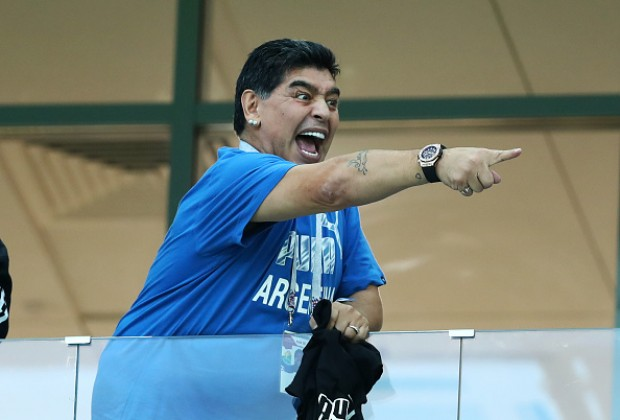
#> input picture imagenes/diegote.jpg, 620 x 420 px
$ python 1-a.py
#> lines starting #> are read from the running program, lines starting #| are printed output that depends on the picture
### p3-filtros-bordes/filters.py
import cv2
import numpy as np
import math

#convolution
def apply_filter_to_channel(img, filter):
  kernel = cv2.rotate(cv2.rotate(filter, cv2.ROTATE_90_CLOCKWISE), cv2.ROTATE_90_CLOCKWISE)
  new_channel = img.copy()
  rows = img.shape[0]
#> rows = 420
  cols = img.shape[1]
#> cols = 620
  rows_border_size = math.floor(kernel.shape[0] / 2)
  cols_border_size = math.floor(kernel.shape[1] / 2)

  for i in range(rows_border_size, rows - rows_border_size):
    for j in range(cols_border_size, cols - cols_border_size):
      row_from = i - rows_border_size
      col_from = j - cols_border_size
      row_to = i + rows_border_size
      col_to = j + cols_border_size

      if (kernel.shape[0] % 2 != 0):
        row_to = row_to + 1
      if (kernel.shape[1] % 2 != 0):
        col_to = col_to + 1
      #print(cols)
      #print (col_to)
      #print(img[row_from : row_to, col_from : col_to])
      matrix_with_filter = cv2.multiply(np.array(img[row_from : row_to, col_from : col_to], dtype='float32'), kernel)
      new_value = cv2.sumElems(matrix_with_filter)[0]
      if (new_value < 0):
        new_value = 0

      new_channel[i][j] = new_value
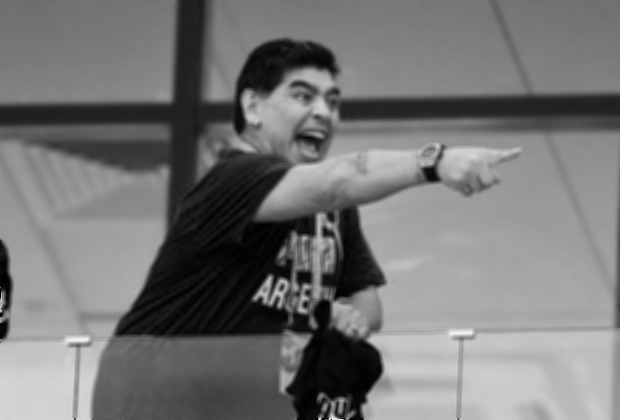
#> new_channel: shape (420, 620); min 0, max 251, mean 117.9

  return np.array(new_channel, dtype='uint8')

# [4 lines left out: function apply_filter_one_channel, not called in this run]

def apply_filter(image, filter):
  new_image = image.copy()
  if (len(new_image.shape) == 3):
    new_image[:, :, 0] = apply_filter_to_channel(image[:, :, 0], filter)
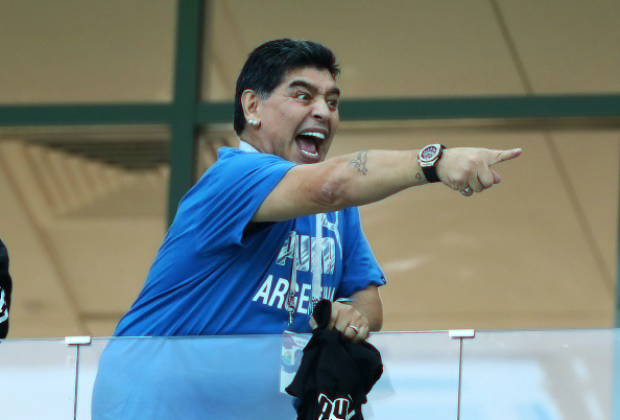
#> new_image: shape (420, 620, 3); mean R, G, B 117.9, 129, 123.8
    new_image[:, :, 1] = apply_filter_to_channel(image[:, :, 1], filter)
#> after the loop in apply_filter_to_channel (call 2), `for i in range(rows_border_size, rows - rows_border_size):`:
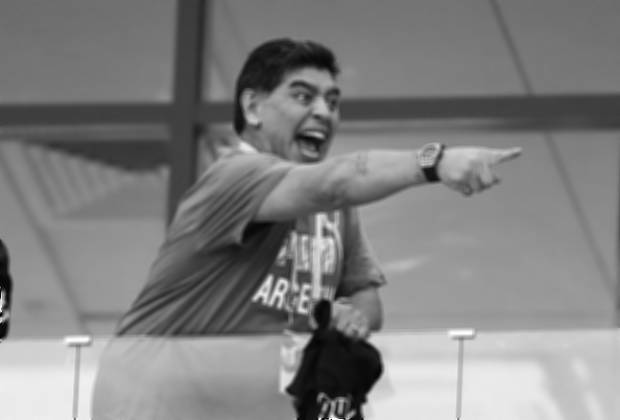
#> new_channel: shape (420, 620); min 2, max 255, mean 128.5
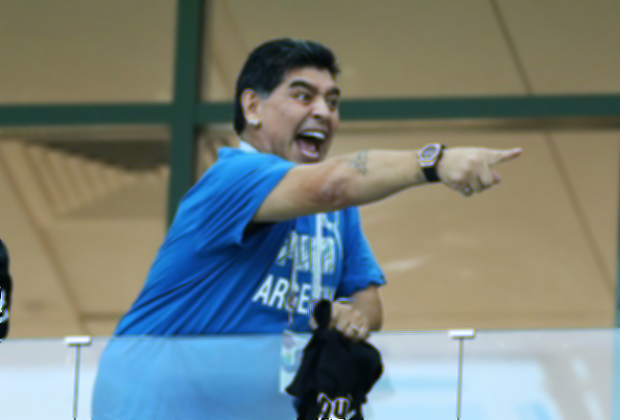
#> new_image: shape (420, 620, 3); mean R, G, B 117.9, 128.5, 123.8
    new_image[:, :, 2] = apply_filter_to_channel(image[:, :, 2], filter)
#> in apply_filter_to_channel (call 3), `new_channel = img.copy()`:
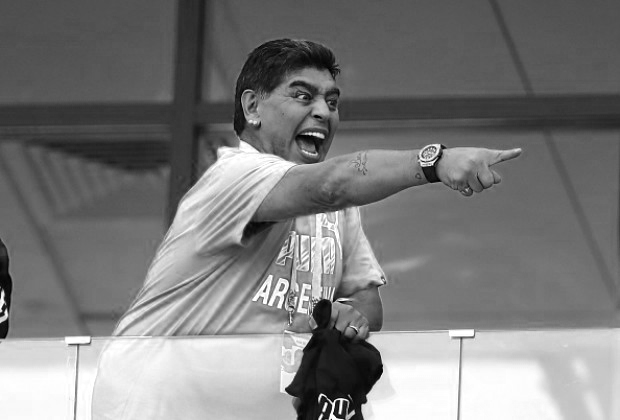
#> new_channel: shape (420, 620); min 0, max 255, mean 123.8
#> after the loop in apply_filter_to_channel (call 3), `for i in range(rows_border_size, rows - rows_border_size):`:
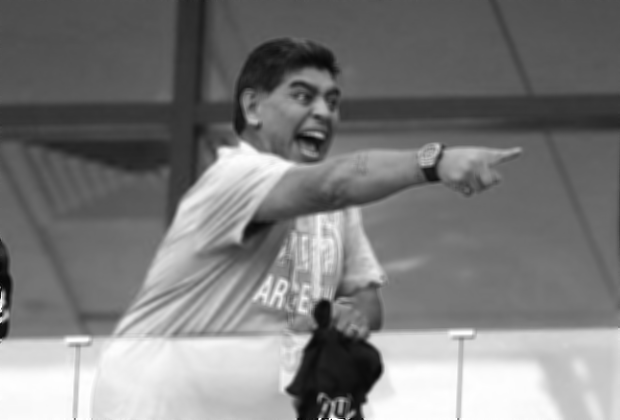
#> new_channel: shape (420, 620); min 5, max 255, mean 123.3
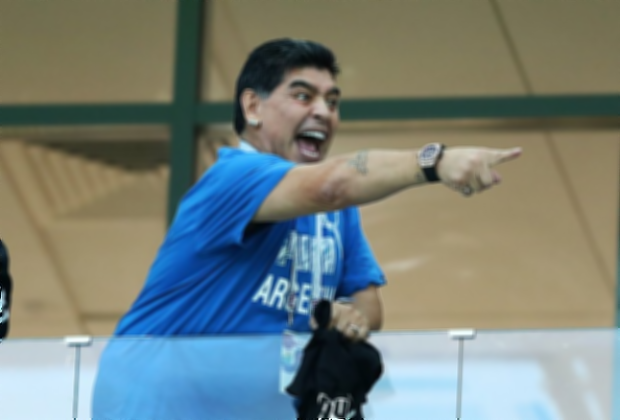
#> new_image: shape (420, 620, 3); mean R, G, B 117.9, 128.5, 123.3
  else:
    new_image = apply_filter_to_channel(image, filter)

  return new_image

def smooth_filter(image):
  smooth_image = np.matrix('1 2 1; 2 4 2; 1 2 1', dtype=np.float32)/16
  return apply_filter(image, smooth_image)

# [27 lines left out: functions sharpen_filter, median_filter, not called in this run]

"""
def median_filter(img, size):
  # res = img.copy()
  res = np.zeros(img.shape)
  rows = img.shape[0]
  cols = img.shape[1]
  border_size = math.floor(size / 2)

  print(border_size)
  for i in range(border_size, rows - border_size):
    for j in range(border_size, cols - border_size):
      submatrix = img[
        border_size - i : border_size + i,
        border_size - j : border_size + j
      ]
      value = np.median(submatrix)
      res[i][j] = value
  return np.uint8(res)
"""

### p3-filtros-bordes/1-a.py
import cv2
import numpy as np
from matplotlib import pyplot as plt
from filters import apply_filter

#
# FALTA APLICAR PASABAJOS Y PASAALTOS. EL PUNTO 2 YA ESTA
#

def create_filter(rows, columns):
  return np.ones((rows, columns), np.float32)/(columns*rows)

image = cv2.cvtColor(cv2.imread('../imagenes/diegote.jpg'), cv2.COLOR_BGR2RGB)

filter = create_filter(5, 5)

new_image = apply_filter(image, filter)

cv_image = cv2.filter2D(image, -1, cv2.rotate(filter, cv2.ROTATE_90_CLOCKWISE))

plt.subplot(121),plt.imshow(image),plt.title('Original')
plt.xticks([]), plt.yticks([])
#plt.subplot(132),plt.imshow(cv_image),plt.title('OpenCV')
#plt.xticks([]), plt.yticks([])
plt.subplot(122),plt.imshow(new_image),plt.title('Mi filtro')
plt.xticks([]), plt.yticks([])
plt.show()
